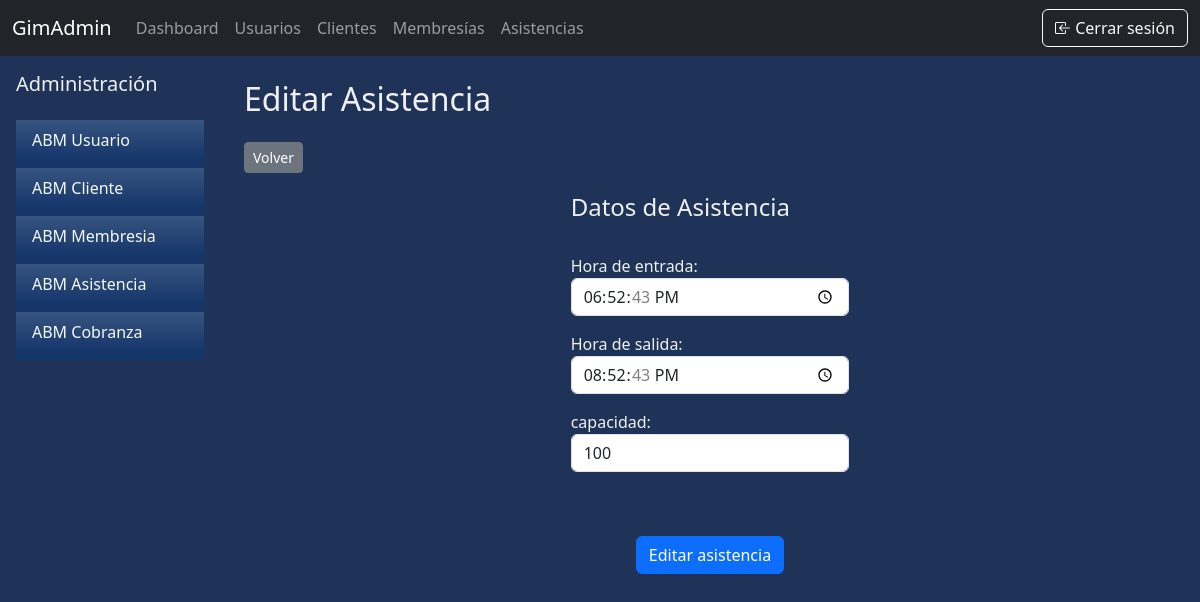
The page /abm/asistencia/53/editar/ (signed in) on the database its author committed.
### apps/abm/models.py (models this page shows)
class Asistencia(models.Model):
    cliente = models.ForeignKey(Cliente, on_delete=models.CASCADE, null=False)
    fecha_clase = models.DateField(auto_now_add=True)
    hora_entrada = models.TimeField()
    hora_salida = models.TimeField()
    capacidad = models.IntegerField()

### apps/abm/views.py (the view)
# urls.py: path('asistencia/<int:pk>/editar/', views.editar_asistencia, name='asistencia_editar'),
@staff_member_required(login_url='/permisos_insuficientes/')
def editar_asistencia(request, pk):
    a = get_object_or_404(Asistencia, pk=pk)
    if request.method == 'POST':
        asistencia_Form = AsistenciaForm(request.POST, instance=a)
        if asistencia_Form.is_valid():
            asistencia_Form.save()
            return redirect('asistencia_listar')
        else:
            print(asistencia_Form.errors)
    else:
        asistencia_Form = AsistenciaForm(instance=a)
    contexto = {
        'user' : request.user,
        'asistenciaForm': asistencia_Form,
        'asistencia': a,
        'es_edicion': True
    }
    return render(request, 'crear_asistencia.html', contexto)

### apps/abm/forms.py
class AsistenciaForm (forms.ModelForm):
    class Meta:
        model = Asistencia
        fields = [ 'hora_entrada', 'hora_salida', 'capacidad']
        widgets = {
            'hora_entrada' : forms.TimeInput(attrs={'class':'form-control', 'type':'time'}),
            'hora_salida' : forms.TimeInput(attrs={'class':'form-control', 'type':'time'}),
            'capacidad' : forms.NumberInput(attrs={'class':'form-control'})
        }

### apps/abm/templates/crear_asistencia.html (shortened to what this page needs)
{% extends "base.html" %}
{% block content %}
<div class="d-flex">
    {% include 'sidebar.html' %}
     <div class="flex-grow-1 p-4">
        <h2 class="mb-4">{% if es_edicion %}Editar {% else %}Crear {% endif %}Asistencia {{cliente.usuario.user.first_name}} {{cliente.usuario.user.last_name}}</h2>
        <a href="{% url 'asistencia_listar' %}">
            <button type="button" class="btn btn-sm btn-secondary mb-1">Volver</button>
        </a>
        <form method="post">
            <div class="mb-3 d-flex justify-content-around">
                <div class="model-form p-3 flex-column col-md-4">
                    <h4>Datos de Asistencia</h4><br>
                    <p>
                    <label for="hora_entrada">Hora de entrada:</label>
                    {{ asistenciaForm.hora_entrada }}
                    </p>
                    <p>
                    <label for="hora_salida">Hora de salida:</label>
                    {{ asistenciaForm.hora_salida }}
                    </p>
                    <p>
                    <label for="importe">capacidad:</label>
                    {{ asistenciaForm.capacidad }}
                </div>
            </div>
            <div class="text-center p-3">
                <button type="submit" class="btn btn-primary">{% if es_edicion %}Edit{% else %}Registr{% endif %}ar asistencia</button>
            </div>
        </form>
     </div>
</div>
{% endblock %}

### apps/core/templates/base.html (style rules this page uses)
body { background-color: #1E3357; color: #F0F0F0; }

### rows shown on the page
Asistencia: hora_entrada "18:52:43", hora_salida "20:52:43", capacidad "100"
